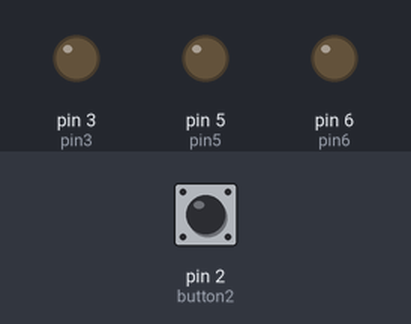
Simulated run of this sketch. Board: Arduino Uno, built with avr-gcc and run on an emulated ATmega328P. Parts: output pins drawn as LEDs (lit = HIGH). Dashed ring = blinking. The test bench sets the inputs (shaded band); at power-on: pin 2 (button2) LOW.

Above: at 1.2 s.
1.3 s: pin 2 (button2) pulled HIGH for 3.2 s
At 2.2 s:
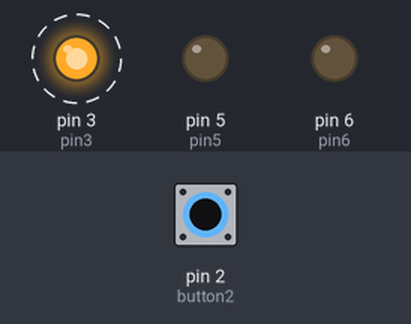
6.0 s: pin 2 (button2) driven HIGH
At 7.9 s:
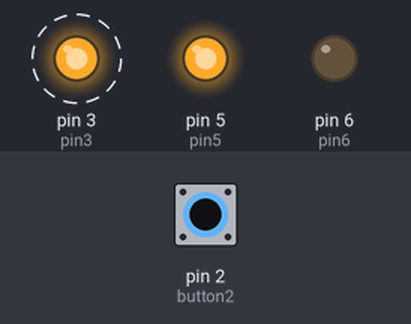
9.0 s: pin 2 (button2) driven LOW
At 9.3 s:
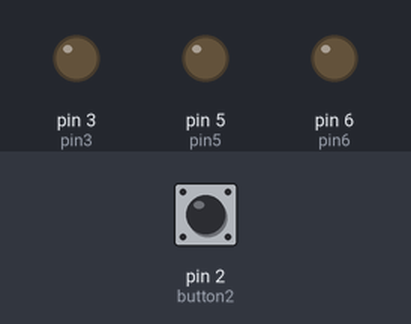
Timing chart, 0 to 12.0 s (numbered marks = the images above; inputs shaded):
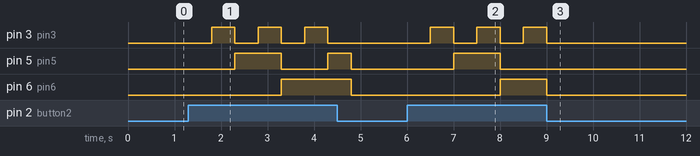

Measured:
- after the input at 1.3 s, pin 3 (pin3): alternates HIGH for 0.50 s and LOW for 0.50 s, 6 changes in all, then stays LOW, starting after 0.50 s; pin 5 (pin5): LOW → HIGH after 1.0 s, → LOW 1.0 s later, → HIGH 1.0 s later, → LOW 0.50 s later; pin 6 (pin6): LOW → HIGH after 2.0 s, → LOW 1.5 s later
- after the input at 6.0 s, pin 3 (pin3): alternates HIGH for 0.50 s and LOW for 0.50 s, starting after 0.50 s; pin 5 (pin5): LOW → HIGH after 1.0 s, → LOW 1.0 s later; pin 6 (pin6): LOW → HIGH after 2.0 s
- after the input at 9.0 s, pin 3 (pin3): goes on until 9.0 s, then stays LOW; pin 5 (pin5): stops changing and stays LOW

The sketch:

Punto10.1.ino
```cpp
// se inicializan los pines y variables requeridos
int button2 = 2;
int pin3 = 3;
int pin5 = 5;
int pin6 = 6;
int counter = 0;

// the setup function runs once when you press reset or power the board
void setup() {
  pinMode(button2, INPUT); // botón
  pinMode(pin3, OUTPUT); // luz verde
  pinMode(pin5, OUTPUT); // luz amarilla
  pinMode(pin6, OUTPUT); // luz roja
}

int salidaLuces(int pin01, int pin02, int pin03, int a, int b, int c){
  if ((a==0)&&(b==0)&&(c==0)) { // CASO 1: NEGRO
    digitalWrite(pin01,LOW);
    digitalWrite(pin02,LOW);
    digitalWrite(pin03,LOW);
  }
    if ((a==0)&&(b==0)&&(c==1)) { // CASO 2: AZUL
    digitalWrite(pin01,HIGH);
    digitalWrite(pin02,LOW);
    digitalWrite(pin03,LOW);
  }
    if ((a==0)&&(b==1)&&(c==0)) { // CASO 3: VERDE
    digitalWrite(pin01,LOW);
    digitalWrite(pin02,HIGH);
    digitalWrite(pin03,LOW);
  }
    if ((a==0)&&(b==1)&&(c==1)) { // CASO 4: VERDE + AZUL
    digitalWrite(pin01,HIGH);
    digitalWrite(pin02,HIGH);
    digitalWrite(pin03,LOW);
  }
    if ((a==1)&&(b==0)&&(c==0)) { // CASO 5: ROJO
    digitalWrite(pin01,LOW);
    digitalWrite(pin02,LOW);
    digitalWrite(pin03,HIGH);
  }
    if ((a==1)&&(b==0)&&(c==1)) { // CASO 6: ROJO + AZUL
    digitalWrite(pin01,HIGH);
    digitalWrite(pin02,LOW);
    digitalWrite(pin03,HIGH);
  }
    if ((a==1)&&(b==1)&&(c==0)) { // CASO 7; ROJO + VERDE
    digitalWrite(pin01,LOW);
    digitalWrite(pin02,HIGH);
    digitalWrite(pin03,HIGH);
  }
    if ((a==1)&&(b==1)&&(c==1)) { // CASO 8: BLANCO
    digitalWrite(pin01,HIGH);
    digitalWrite(pin02,HIGH);
    digitalWrite(pin03,HIGH);
  }

  return 0;
}

// the loop function runs over and over again forever
void loop() {
  WAIT:
    while (digitalRead(button2) == LOW){
      salidaLuces(pin3,pin5,pin6,0,0,0); //NEGRO
    }

  goto N;

  N:
    salidaLuces(pin3,pin5,pin6,0,0,0); //NEGRO
    delay(500);
    if (digitalRead(button2) == HIGH) {
      goto A;
    }
    else{
      goto WAIT;
    }

  A:
    salidaLuces(pin3,pin5,pin6,0,0,1); //AZUL
    delay(500);
    if (digitalRead(button2) == HIGH){
      goto V;
    }
    else{
      goto WAIT;
    }

  V:
    salidaLuces(pin3,pin5,pin6,0,1,0); //VERDE
    delay(500);
    if (digitalRead(button2) == HIGH){
      goto AV;
    }
    else{
      goto WAIT;
    }

  AV:
    salidaLuces(pin3,pin5,pin6,0,1,1); //AZUL + VERDE
    delay(500);
    if (digitalRead(button2) == HIGH){
      goto R;
    }
    else{
      goto WAIT;
    }

  R:
    salidaLuces(pin3,pin5,pin6,1,0,0); //ROJO
    delay(500);
    if (digitalRead(button2) == HIGH){
      goto RA;
    }
    else{
      goto WAIT;
    }

  RA:
    salidaLuces(pin3,pin5,pin6,1,0,1); //ROJO + AZUL
    delay(500);
    if (digitalRead(button2) == HIGH){
      goto RV;
    }
    else{
      goto WAIT;
    }

  RV:
    salidaLuces(pin3,pin5,pin6,1,1,0); //ROJO + VERDE
    delay(500);
    if (digitalRead(button2) == HIGH){
      goto B;
    }
    else{
      goto WAIT;
    }

  B:
    salidaLuces(pin3,pin5,pin6,1,1,1); //BLANCO
    delay(500);
    if (digitalRead(button2) == HIGH){
      goto N;
    }
    else{
      goto WAIT;
    }
}
```
